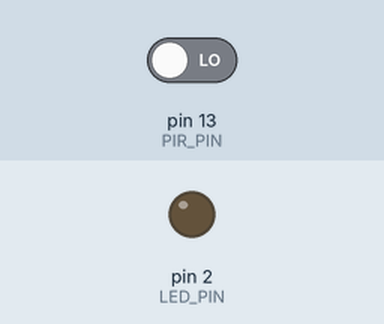
A sketch run on a simulated Arduino Uno, built with avr-gcc and run on an emulated ATmega328P. Shown: output pins drawn as LEDs (lit = HIGH). The inputs (shaded band) are chosen by the test bench; at power-on: pin 13 (PIR_PIN) LOW. What the sketch prints to the serial monitor is not drawn.

Above: at 1.2 s.
1.3 s: pin 13 (PIR_PIN) driven HIGH
At 2.0 s:
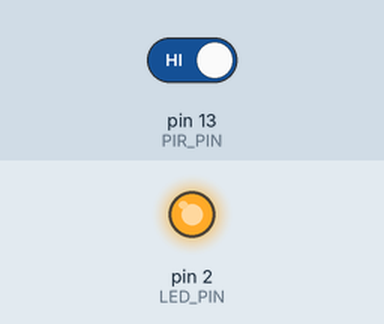
2.8 s: pin 13 (PIR_PIN) driven LOW
At 4.7 s:
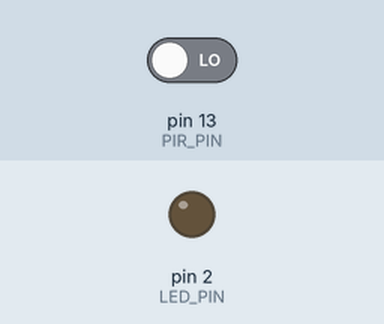
Timing chart, 0 to 6.2 s (numbered marks = the images above; inputs shaded):
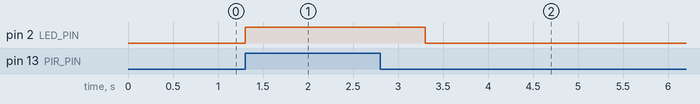

Measured:
- after the input at 1.3 s, pin 2 (LED_PIN): LOW → HIGH at once
- after the input at 2.8 s, pin 2 (LED_PIN): HIGH → LOW after 0.50 s

The sketch:

Smart_Security_System.ino
```cpp
#define PIR_PIN 13
#define LED_PIN 2

void setup() {
  Serial.begin(115200);
  pinMode(PIR_PIN, INPUT);
  pinMode(LED_PIN, OUTPUT);

  Serial.println("Security System Started");
}

void loop() {
  int motion = digitalRead(PIR_PIN);

  if (motion == HIGH) {
    digitalWrite(LED_PIN, HIGH);
    Serial.println("⚠ Motion Detected!");
    delay(2000);   // alert duration
  } else {
    digitalWrite(LED_PIN, LOW);
  }
}
```
